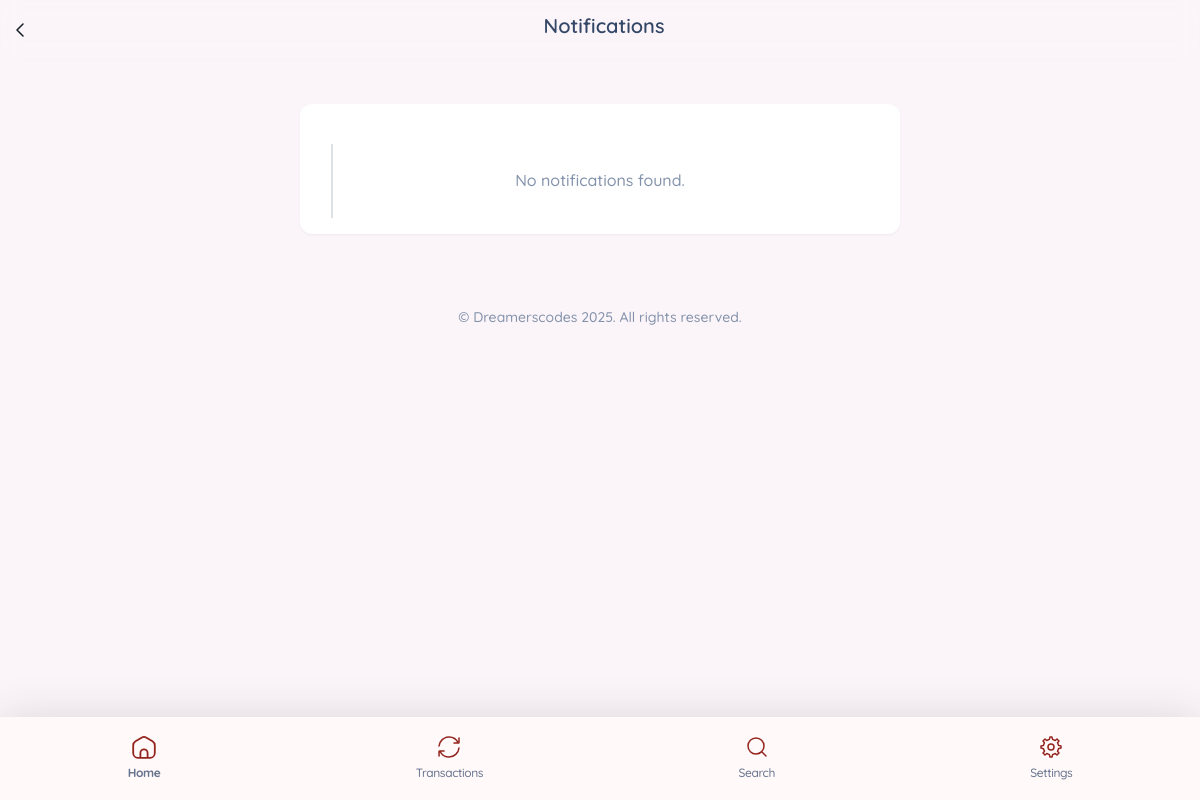
The app's page /public/pages/notifications.php (signed in), older data.
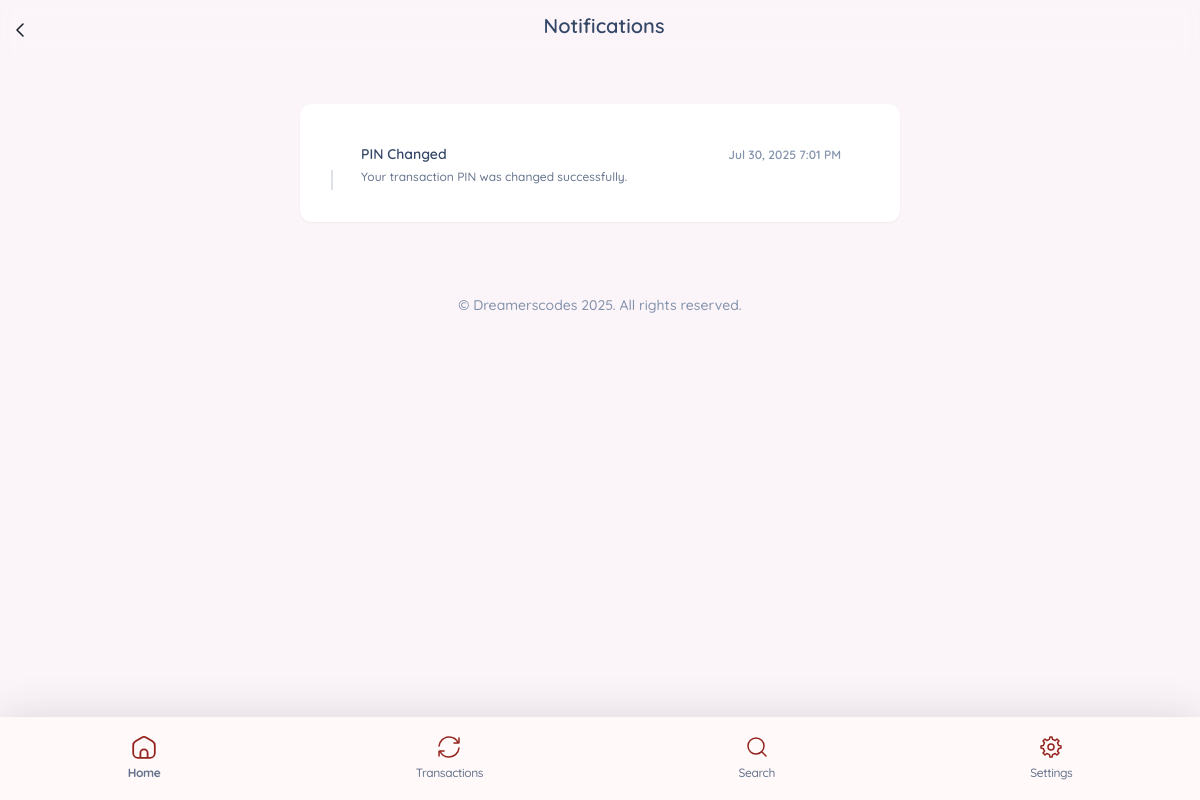
The same page, newer data.
### tables this page shows
CREATE TABLE `notifications` (
  `id` int(11) NOT NULL,
  `user_id` int(11) NOT NULL,
  `title` varchar(255) NOT NULL,
  `message` text DEFAULT NULL,
  `type` varchar(20) NOT NULL DEFAULT 'default',
  `color` varchar(50) NOT NULL,
  `icon` varchar(50) NOT NULL,
  `is_read` tinyint(1) DEFAULT 0,
  `created_at` timestamp NOT NULL DEFAULT current_timestamp()
);

### functions/Model.php (called while the page is built, shortened)
<?php
function getUserNotifications(PDO $pdo, int $user_id, int $limit = 10): array
{
    $limit = (int)$limit;
    $sql = "SELECT * FROM notifications WHERE user_id = ? ORDER BY created_at DESC LIMIT $limit";
    $stmt = $pdo->prepare($sql);
    $stmt->execute([$user_id]);
    return $stmt->fetchAll(PDO::FETCH_ASSOC);
}

### public/partials/initialize.php (called while the page is built, shortened)
<?php
$user_id = $_SESSION['user_id'];

### public/pages/notifications.php (the view, shortened to what this page needs)
<?php
require __DIR__ . '/../../config/config.php';
require __DIR__ . '/../../functions/Model.php';
require __DIR__ . '/../partials/initialize.php';
require __DIR__ . '/../partials/header.php';
$notifications = getUserNotifications($pdo, $user_id, 20);
?>
<body>
    <main class="container py-5">
        <header>
            <div class="page-header mb-4 text-center">
                <svg class="header-back-button" width="8" height="14" viewBox="0 0 8 14" fill="none" xmlns="http://www.w3.org/2000/svg">
                    <path d="M7 1L1 7L7 13" stroke="#141C25" stroke-width="1.5" stroke-linecap="round" stroke-linejoin="round" />
                </svg>
                <h5 class="fw-bold">Notifications</h5>
            </div>
        </header>
        <div class="d-flex justify-content-center notifications-container">
            <div class="card h-100 p-0" style="max-width: 600px;width: 600px;">
                <div class="card-header pb-0 mb-0">
                </div>
                <div class="notifications-date-group">
                    <div class="card-body p-3">
                        <div class="timeline timeline-one-side">
                            <?php if (!empty($notifications)): ?>
                                <?php foreach ($notifications as $note): ?>
                                    <div class="timeline-block mb-3">
                                        <span class="timeline-step">
                                        </span>
                                        <div class="timeline-content">
                                            <div class="">
                                                <p class="text-dark text-sm font-weight-bold mb-0">
                                                    <?= htmlspecialchars($note['title']) ?>
                                                </p>
                                                <span class="text-secondary font-weight-bold text-xs mt-1 mb-0" style="position: absolute;right: 0;top: 5px;">
                                                    <?= date('M j, Y g:i A', strtotime($note['created_at']));
                                                    ?>
                                                </span>
                                            </div>
                                            <?php if (!empty($note['message'])): ?>
                                                <div class="text-xs mt-1"><?= htmlspecialchars($note['message']) ?></div>
                                            <?php endif; ?>
                                        </div>
                                    </div>
                                <?php endforeach; ?>
                            <?php else: ?>
                                <div class="text-center text-secondary py-4">No notifications found.</div>
                            <?php endif; ?>
                        </div>
                    </div>
                </div>
            </div>
        </div>
        <?php require __DIR__ . '/../partials/bottom-nav.php' ?>
    </main>
    <footer class="my-4 text-center text-secondary small">
        &copy; Dreamerscodes 2025. All rights reserved.
    </footer>
</body>
</html>

### public/partials/header.php (shortened to what this page needs)
<!DOCTYPE html>
<html lang="en">
<head>
    <link rel="stylesheet" href="https://cdn.jsdelivr.net/npm/bootstrap@5.3.2/dist/css/bootstrap-grid.min.css">
    <link rel="stylesheet" href="https://cdn.jsdelivr.net/npm/bootstrap@5.3.0/dist/css/bootstrap-utilities.min.css">
    <link rel="stylesheet" href="https://cdnjs.cloudflare.com/ajax/libs/font-awesome/6.0.0-beta3/css/all.min.css">
  <link href="https://demos.creative-tim.com/argon-dashboard-pro/assets/css/nucleo-icons.css" rel="stylesheet" />
  <link href="https://demos.creative-tim.com/argon-dashboard-pro/assets/css/nucleo-svg.css" rel="stylesheet" />
    <link rel="stylesheet" href="../assets/css/toasted.css" />
    <link rel="stylesheet" href="../assets/css/soft-design-system-pro.min3f71.css">
    <link rel="stylesheet" href="../assets/css/style.css">
</head>

### public/partials/bottom-nav.php (shortened to what this page needs)
<nav class="bottom-nav">
    <a href="dashboard.php" class="nav-link active">
        <span>Home</span>
    </a>
    <a href="transactions.php" class="nav-link">
        <span>Transactions</span>
    </a>
    <a href="#" class="nav-link">
        <span>Search</span>
    </a>
    <a href="account_settings.php" class="nav-link">
        <span>Settings</span>
    </a>
</nav>

### public/assets/css/toasted.css (style rules this page uses)
:root { --toasted-red: #d72638; --toasted-black: #1a1a1a; --toasted-cream: #fff3e0; }

### public/assets/css/style.css (style rules this page uses)
* { padding: 0; margin: 0; box-sizing: border-box; font-family: "Quicksand", "Segoe UI" !important; }
body { background-color: var(--primary-light); font-family: "Quicksand", "Segoe UI" !important; }
:is(body, *) { font-variant-numeric: lining-nums; }
*:not(code):not(pre) { font-feature-settings: "lnum"; }
a { text-decoration: none; }
header { margin-bottom: 3.5rem; }
header .header-back-button { cursor: pointer; }
.page-header { position: fixed; top: 0; left: 0; right: 0; z-index: 1000; backdrop-filter: blur(10px); width: 100%; display: flex; justify-content: space-between; align-items: center; padding: 14px 16px; height: 60px; }
.card { background: white; border-radius: var(--radius-lg); box-shadow: var(--shadow-sm); transition: box-shadow var(--transition-fast); }
.bottom-nav { position: fixed; bottom: 0; left: 0; width: 100%; background: rgb(255, 249, 249); box-shadow: var(--shadow); padding: 10px 0; display: flex; justify-content: space-around; align-items: center; z-index: 999; }
.bottom-nav .nav-link { text-align: center; font-size: 12px; text-decoration: none; flex-grow: 1; padding: 8px 0; }
.bottom-nav .nav-link svg { width: 24px; height: 24px; display: block; margin: 0 auto 4px; }
.bottom-nav .nav-link.active { font-weight: bold; }
.notifications-container { max-width: 600px; margin: 0 auto; }

### public/assets/css/print.css (style rules this page uses)
@media screen and (max-width: 1200px) { p { font-size: 18px; } }

Row changes from the older to the newer data that the page shows:
added notifications: title "PIN Changed", created_at "Jul 30, 2025 7:01 PM", message "Your transaction PIN was changed successfully."
Text that changed along with them:
text no longer shown: "No notifications found."
